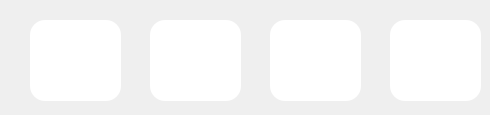
     <widget class="QWidget" name="ChandelierFrame1">
      <widget class="QWidget" name="ChandeBottom" native="true">
       <property name="geometry">
        <rect>
         <x>0</x>
         <y>5</y>
         <width>391</width>
         <height>101</height>
        </rect>
       </property>
       <widget class="QPushButton" name="ChandeUp1">
        <property name="geometry">
         <rect>
          <x>270</x>
          <y>15</y>
          <width>91</width>
          <height>81</height>
         </rect>
        </property>
        <property name="styleSheet">
         <string notr="true">QPushButton
{
	border-radius:15px;
	background:#FFFFFF;
}</string>
        </property>
        <property name="text">
         <string/>
        </property>
        <property name="icon">
         <iconset>
          <normaloff>:/new/Curtain/Curtain/Up_OFF.png</normaloff>
          <normalon>:/new/Led/Curtain/Up_OFF.png</normalon>
          <disabledoff>:/new/Led/Curtain/Up_ON.png</disabledoff>:/new/Curtain/Curtain/Up_OFF.png</iconset>
        </property>
        <property name="iconSize">
         <size>
          <width>80</width>
          <height>80</height>
         </size>
        </property>
        <property name="checkable">
         <bool>true</bool>
        </property>
        <property name="checked">
         <bool>false</bool>
        </property>
        <property name="autoRepeat">
         <bool>true</bool>
        </property>
        <property name="autoExclusive">
         <bool>true</bool>
        </property>
       </widget>
       <widget class="QPushButton" name="ChandeDown1">
        <property name="geometry">
         <rect>
          <x>30</x>
          <y>15</y>
          <width>91</width>
          <height>81</height>
         </rect>
        </property>
        <property name="styleSheet">
         <string notr="true">QPushButton
{
	border-radius:15px;
	background:#FFFFFF;
}</string>
        </property>
        <property name="text">
         <string/>
        </property>
        <property name="icon">
         <iconset resource="../other/main.qrc">
          <normaloff>:/new/Led/Curtain/Down_OFF.png</normaloff>
          <normalon>:/new/Led/Curtain/Down_ON.png</normalon>:/new/Led/Curtain/Down_OFF.png</iconset>
        </property>
        <property name="iconSize">
         <size>
          <width>80</width>
          <height>80</height>
         </size>
        </property>
        <property name="checkable">
         <bool>true</bool>
        </property>
        <property name="checked">
         <bool>false</bool>
        </property>
        <property name="autoRepeat">
         <bool>true</bool>
        </property>
        <property name="autoExclusive">
         <bool>true</bool>
        </property>
       </widget>
       <widget class="QPushButton" name="ChandeStop1">
        <property name="geometry">
         <rect>
          <x>150</x>
          <y>15</y>
          <width>91</width>
          <height>81</height>
         </rect>
        </property>
        <property name="styleSheet">
         <string notr="true">QPushButton
{
	border-radius:15px;
	background:#FFFFFF;
}</string>
        </property>
        <property name="text">
         <string/>
        </property>
        <property name="icon">
         <iconset resource="../other/main.qrc">
          <normaloff>:/new/Led/Curtain/Stop_OFF.png</normaloff>
          <normalon>:/new/Led/Curtain/Stop_ON.png</normalon>:/new/Led/Curtain/Stop_OFF.png</iconset>
        </property>
        <property name="iconSize">
         <size>
          <width>60</width>
          <height>60</height>
         </size>
        </property>
        <property name="checkable">
         <bool>true</bool>
        </property>
        <property name="checked">
         <bool>false</bool>
        </property>
        <property name="autoRepeat">
         <bool>true</bool>
        </property>
        <property name="autoExclusive">
         <bool>true</bool>
        </property>
       </widget>
      </widget>
      <widget class="QPushButton" name="ChandelierSwitch1">
       <property name="geometry">
        <rect>
         <x>390</x>
         <y>20</y>
         <width>91</width>
         <height>81</height>
        </rect>
       </property>
       <property name="styleSheet">
        <string notr="true">QPushButton
{
	border-radius:15px;
	background:#FFFFFF;
}</string>
       </property>
       <property name="text">
        <string/>
       </property>
       <property name="icon">
        <iconset resource="../other/main.qrc">
         <normaloff>:/new/Air/Air/AirSwitch.png</normaloff>
         <normalon>:/new/Air/Air/AirSwitch-ON.png</normalon>:/new/Air/Air/AirSwitch.png</iconset>
       </property>
       <property name="iconSize">
        <size>
         <width>50</width>
         <height>50</height>
        </size>
       </property>
       <property name="checkable">
        <bool>true</bool>
       </property>
       <property name="checked">
        <bool>false</bool>
       </property>
       <property name="autoRepeat">
        <bool>false</bool>
       </property>
       <property name="autoExclusive">
        <bool>false</bool>
       </property>
      </widget>
     </widget>
